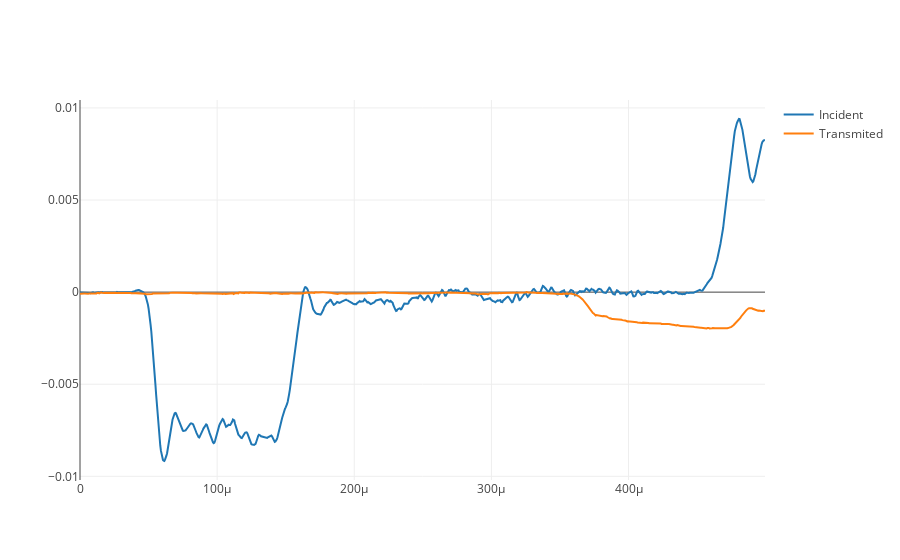

Here is the notebook cell this chart was saved with:
### Code cell
fig1 = go.Figure(layout=dict(template = "none"))
fig1.add_trace(go.Scatter(y = incid, x = data['V       S'], name = "Incident"))
fig1.add_trace(go.Scatter(y = trans, x = data['V       S'], name = "Transmited"))
fig1.show()

### Figure 1 — Plotly figure (JSON) as saved in the notebook; plotly's stock layout.template omitted (floating-point values rounded to 4 significant figures; data arrays with more than 128 entries replaced by an {"elided": "..."} marker saying what was removed)
{"data": [{"name": "Incident", "type": "scatter", "x": {"elided": "1000 float values"}, "y": {"elided": "1000 float values"}}, {"name": "Transmited", "type": "scatter", "x": {"elided": "1000 float values"}, "y": {"elided": "1000 float values"}}], "layout": {}}
